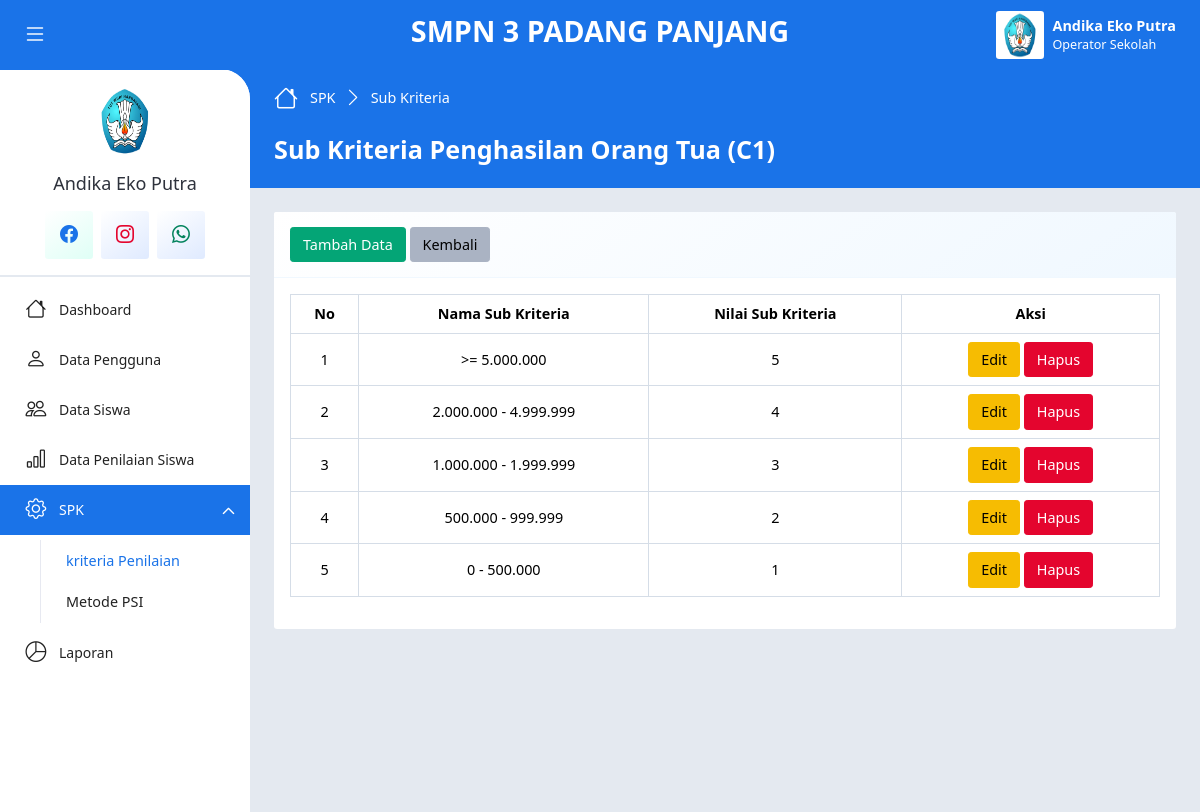
The app's page /?p=Sub&Kode=C1 (signed in) with its own data.
### tables this page shows
CREATE TABLE `pengguna` (
  `id_pengguna` int(11) NOT NULL,
  `username` varchar(20) NOT NULL,
  `password` varchar(20) NOT NULL,
  `nama_pengguna` varchar(30) NOT NULL,
  `jabatan` enum('Kepala Sekolah','Operator Sekolah') NOT NULL,
  `foto_pengguna` text NOT NULL,
  `simpan_pengguna` timestamp NOT NULL DEFAULT current_timestamp() ON UPDATE current_timestamp()
);

CREATE TABLE `kriteria` (
  `kode_kriteria` varchar(10) NOT NULL,
  `nama_kriteria` varchar(30) NOT NULL,
  `jenis_kriteria` enum('Benefit','Cost') NOT NULL,
  `tipe_kriteria` enum('Inputan','Pilihan') NOT NULL,
  `simpan_kriteria` timestamp NOT NULL DEFAULT current_timestamp() ON UPDATE current_timestamp()
);

CREATE TABLE `sub_kriteria` (
  `id_sub` int(11) NOT NULL,
  `kode_kriteria` varchar(10) NOT NULL,
  `nama_sub` varchar(30) NOT NULL,
  `nilai_sub` int(11) NOT NULL,
  `simpan_sub` timestamp NOT NULL DEFAULT current_timestamp() ON UPDATE current_timestamp()
);

### index.php (called while the page is built, shortened)
<?php
require_once 'app/config/db.php';
require_once 'app/config/crud.php';
$crud = new CRUD();
include_once 'app/routes/web.php';

### app/config/db.php (called while the page is built, shortened)
<?php
class DB
{
    public function __construct()
    {
        $this->con = mysqli_connect(
            self::HOST,
            self::USER,
            self::PASS,
            self::DB
        );
    }
}

### app/config/crud.php (called while the page is built, shortened)
<?php
class CRUD extends DB
{
    public function read($table, $opsi = "")
    {
        return mysqli_query(
            $this->con,
            "SELECT * FROM $table $opsi"
        );
    }
}

### app/controller/dashboard/spk_sub.php (called while the page is built, shortened)
<?php
if (isset($_GET['Kode'])) {
    $kode = $_GET['Kode'];
} else {
    echo $fungsi->Redirect("?p=Kriteria");
}
$no = 1;
$querySub = $crud->read(
    "sub_kriteria",
    "WHERE kode_kriteria = '$kode' ORDER BY nilai_sub DESC"
);
$dataKriteria = mysqli_fetch_array(
    $crud->read(
        "kriteria",
        "WHERE kode_kriteria = '$kode'"
    )
);

### app/view/page/dashboard/spk_sub.php (the view, shortened to what this page needs)
<!DOCTYPE html>
<html lang="en">
<head>
    <?php include 'app/view/layout/head.php' ?>
</head>
<body>
    <?php include 'app/controller/dashboard/spk_sub.php' ?>
    <div class="page-wrapper">
        <?php include 'app/view/layout/navbar.php' ?>
        <div class="main-container">
            <?php include 'app/view/layout/sidebar.php' ?>
            <div class="app-container">
                <div class="app-hero-header mb-4">
                    <div class="d-flex align-items-center mb-4">
                        <ol class="breadcrumb">
                            <li class="breadcrumb-item">
                                <i class="bi bi-house lh-1"></i>
                                <a href="index.html" class="text-decoration-none"><?= $dataPage['panel'] ?></a>
                            </li>
                            <li class="breadcrumb-item" aria-current="page"><?= $dataPage['page'] ?></li>
                        </ol>
                    </div>
                    <h3 class="fw-bolder text-white my-3"><?= $dataPage['page'] ?> <?= $dataKriteria['nama_kriteria'] ?> (<?= $kode ?>)</h3>
                </div>
                <div class="app-body">
                    <div class="row gx-3">
                        <div class="col-xl-12 col-sm-12 col-12">
                            <div class="card mb-3">
                                <div class="card-header">
                                    <button class="btn btn-success" data-bs-toggle="modal" data-bs-target="#tambahModal">
                                        Tambah Data
                                    </button>
                                    <a href="?p=Kriteria" class="btn btn-secondary">Kembali</a>
                                </div>
                                <div class="card-body">
                                    <div class="table-responsive">
                                        <table class="table table-bordered table-hover text-center align-middle">
                                            <thead>
                                                <tr>
                                                    <th>No</th>
                                                    <th>Nama Sub Kriteria</th>
                                                    <th>Nilai Sub Kriteria</th>
                                                    <th>Aksi</th>
                                                </tr>
                                            </thead>
                                            <tbody>
                                                <?php foreach ($querySub as $row) : ?>
                                                    <tr>
                                                        <td><?= $no++ ?></td>
                                                        <td><?= $row['nama_sub'] ?></td>
                                                        <td><?= $row['nilai_sub'] ?></td>
                                                        <td>
                                                            <button type="button" class="btn btn-warning" data-bs-toggle="modal" data-bs-target="#editModal<?= $no ?>">
                                                                Edit
                                                            </button>
                                                            <button type="button" class="btn btn-danger" data-bs-toggle="modal" data-bs-target="#hapusModal<?= $no ?>">
                                                                Hapus
                                                            </button>
                                                        </td>
                                                    </tr>
                                                <?php endforeach ?>
                                            </tbody>
                                        </table>
                                    </div>
                                </div>
                            </div>
                        </div>
                    </div>
                </div>
                <?php include 'app/view/layout/sidebar.php' ?>
            </div>
        </div>
    </div>
</body>
</html>

### app/view/layout/navbar.php (shortened to what this page needs)
<div class="app-header d-flex align-items-center">
    <div class="d-flex col">
        <button class="pin-sidebar" id="pin-sidebar">
            <i class="bi bi-list lh-1 text-white"></i>
        </button>
    </div>
    <div class="app-brand py-2 col">
        <h2 class="text-white text-uppercase fw-bolder">
            SMPN 3 Padang Panjang
        </h2>
    </div>
    <div class="header-actions col">
        <div class="dropdown ms-3">
            <a id="userSettings" class="dropdown-toggle d-flex py-2 align-items-center text-decoration-none" href="#!" role="button" data-bs-toggle="dropdown" aria-expanded="false">
                <img src="assets/imgs/pengguna/<?= $dataPengguna['foto_pengguna'] ?>" class="rounded-2 img-3x" alt="" />
                <div class="ms-2 text-truncate d-lg-block d-none text-white">
                    <span class="fw-bolder"><?= $dataPengguna['nama_pengguna'] ?></span>
                    <span class="d-flex small"><?= $dataPengguna['jabatan'] ?></span>
                </div>
            </a>
        </div>
    </div>
</div>

### app/view/layout/sidebar.php
<nav id="sidebar" class="sidebar-wrapper">
    <div class="sidebar-profile">
        <img src="assets/imgs/pengguna/<?= $dataPengguna['foto_pengguna'] ?>" class="profile-user mb-3" alt="" />
        <div class="text-center">
            <h5 class="profile-name m-0 text-nowrap text-truncate">
                <?= $dataPengguna['nama_pengguna'] ?>
            </h5>
        </div>
        <div class="d-flex align-items-center mt-lg-3 gap-2">
            <a href="https://www.facebook.com/profile.php?id=588361737894378&_rdc=2&_rdr"
                class="icon-box md grd-success-light rounded-2">
                <i class="bi bi-facebook fs-5 text-primary"></i>
            </a>
            <a href="https://www.instagram.com/explore/locations/1013913417/smpn-3-padang-panjang/"
                class="icon-box md grd-info-light rounded-2">
                <i class="bi bi-instagram fs-5 text-danger"></i>
            </a>
            <a href="https://wa.me/6282246820856" class="icon-box md grd-info-light rounded-2">
                <i class="bi bi-whatsapp fs-5 text-success"></i>
            </a>
        </div>
    </div>
    <div class="sidebarMenuScroll">
        <ul class="sidebar-menu">
            <li class="<?= $page == "Dashboard" ? 'active current-page' : '' ?>">
                <a href="?p=Dashboard">
                    <i class="bi bi-house"></i>
                    <span class="menu-text">Dashboard</span>
                </a>
            </li>
            <?php if ($dataPengguna['jabatan'] == "Operator Sekolah"): ?>
                <li class="<?= $page == "Pengguna" ? 'active current-page' : '' ?>">
                    <a href="?p=Pengguna">
                        <i class="bi bi-person"></i>
                        <span class="menu-text">Data Pengguna</span>
                    </a>
                </li>
                <li class="<?= $page == "Siswa" ? 'active current-page' : '' ?>">
                    <a href="?p=Siswa">
                        <i class="bi bi-people"></i>
                        <span class="menu-text">Data Siswa</span>
                    </a>
                </li>
                <li class="<?= $page == "Nilai" ? 'active current-page' : '' ?>">
                    <a href="?p=Nilai">
                        <i class="bi bi-bar-chart"></i>
                        <span class="menu-text">Data Penilaian Siswa</span>
                    </a>
                </li>
                <li class="treeview <?= ($page == "Kriteria" or $page == "PSI" or $page == "Sub") ? 'active' : '' ?>">
                    <a href="#!">
                        <i class="bi bi-gear"></i>
                        <span class="menu-text">SPK</span>
                    </a>
                    <ul class="treeview-menu">
                        <li>
                            <a href="?p=Kriteria"
                                class="<?= ($page == "Kriteria" or $page == "Sub") ? 'active-sub' : '' ?>">kriteria
                                Penilaian</a>
                        </li>
                        <li>
                            <a href="?p=PSI" class="<?= $page == "PSI" ? 'active-sub' : '' ?>">Metode PSI</a>
                        </li>
                    </ul>
                </li>
            <?php endif ?>
            <li class="<?= $page == "Laporan" ? 'active current-page' : '' ?>">
                <a href="?p=Laporan">
                    <i class="bi bi-pie-chart"></i>
                    <span class="menu-text">Laporan</span>
                </a>
            </li>
        </ul>
    </div>
</nav>

### records on screen
pengguna: foto_pengguna (picture), nama_pengguna "Andika Eko Putra", jabatan "Operator Sekolah"
kriteria: nama_kriteria "Penghasilan Orang Tua"
sub_kriteria: nama_sub ">= 5.000.000", nilai_sub "5"
sub_kriteria: nama_sub "2.000.000 - 4.999.999", nilai_sub "4"
sub_kriteria: nama_sub "1.000.000 - 1.999.999", nilai_sub "3"
sub_kriteria: nama_sub "500.000 - 999.999", nilai_sub "2"
sub_kriteria: nama_sub "0 - 500.000", nilai_sub "1"

### other values on screen
$dataPage['panel'] "SPK"
$dataPage['page'] "Sub Kriteria"
$kode "C1"
